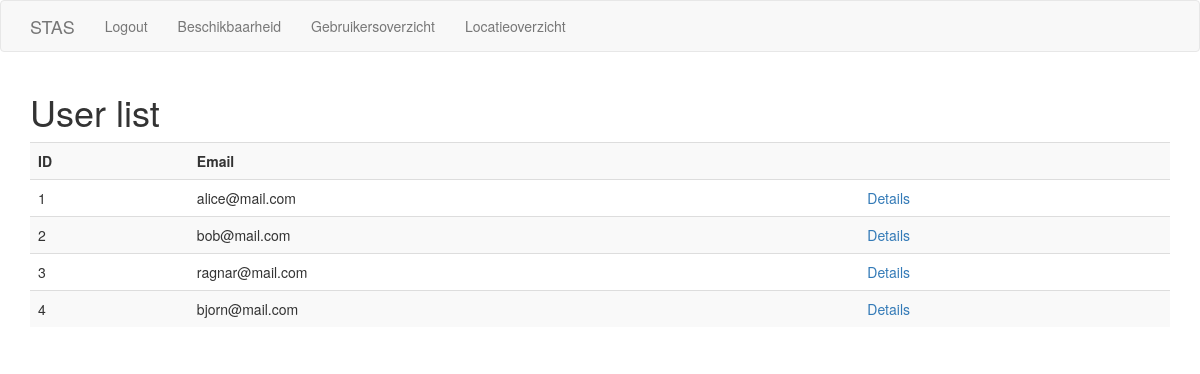
Page /availability/user_list (signed in) on the committed database.
### app/models.py (models this page shows, shortened)
class User(UserMixin, db.Model):
    id = db.Column(db.Integer, primary_key=True)
    email = db.Column(db.String(128), index=True, unique=True)
    password_hash = db.Column(db.String(128))
    role = db.Column(db.String(128), index=True)
    checkins = db.relationship('Checkin', backref='User', lazy='dynamic')

### app/availability/routes.py (the view)
@bp.route('/availability/user_list', methods=['GET'])
@login_required
def user_list():
    users = User.query.all()
    return render_template(
        'availability/user_list.html', title='User list', users=users)

### app/models.py (called while the page is built)
@login_manager.user_loader
def load_user(id):
    return User.query.get(int(id))

### app/templates/availability/user_list.html
{% extends "base.html" %}
{% block app_content %}
<div id="overview">
    <table id="users" class="table table-striped">
        <tr id="header-row">
            <th>ID</th>
            <th>{{ 'Email' }}</th>
            <th></th>
        </tr>
        {% for user in users %}
            <tr id="row">
                <td>{{ user.id }}</td>
                <td>{{ user.email }}</td>
                <td><a href="{{ url_for('availability.user_availability', user_id=user.id) }}">{{ 'Details' }}</a></td>
            </tr>
        {% endfor %}
    </table>
</div>
{% endblock %}

### rows in the picture
User: id "1", email "alice@mail.com", value "Details"
User: id "2", email "bob@mail.com", value "Details"
User: id "3", email "ragnar@mail.com", value "Details"
User: id "4", email "bjorn@mail.com", value "Details"

### other values in the picture
{{ 'Logout' }} "Logout"
{{ 'Beschikbaarheid' }} "Beschikbaarheid"
{{ 'Gebruikersoverzicht' }} "Gebruikersoverzicht"
{{ 'Locatieoverzicht' }} "Locatieoverzicht"
{{ title }} "User list"
{{ 'Email' }} "Email"
